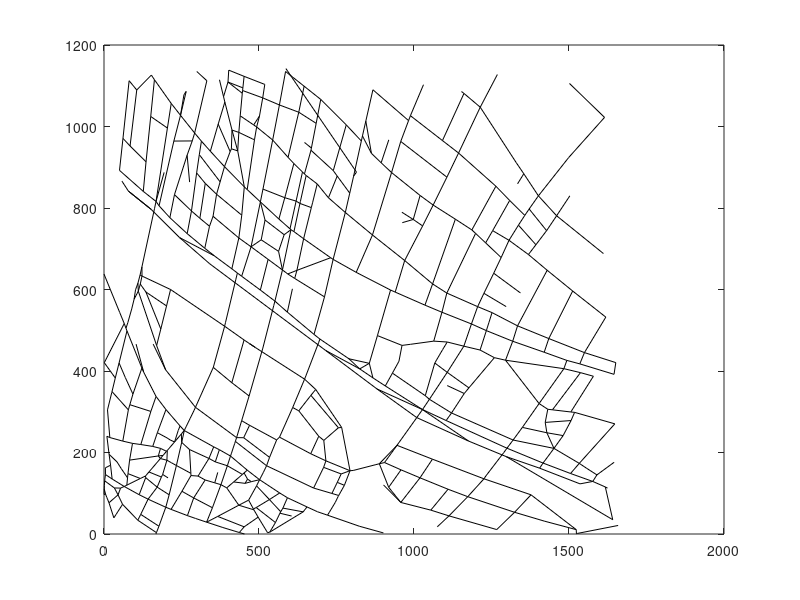

MATLAB code for this plot: (Note: this script raises an error after producing the figure.)
%% NOTE : Je n'utilise MATLAB que depuis 2 mois, 
% je m'excuse d'avance pour la qualité du code et si ce n'est pas optimal

%% Question 1

edges = load('./data/edge.dat');
vertex = load('./data/vertex.dat');

% matrice_adjacence = zeros(size(vertex));
% for i = 1:size(edges)
%    matrice_adjacence(edges(i,2),edges(i,3)) = edges(i,3);
%    matrice_adjacence(edges(i,3),edges(i,2)) = edges(i,3);
% end

%G=graph(matrice_adjacence,string(vertex(:,1)));
%plot(G,'NodeLabel',G.Nodes.Name);

%%%% The problem with the first method is that the graph was built from the
%%%% adjacency matrix, wich is independent from the (X,Y)s of our iterations

for i = 1:size(edges)
   starts = [vertex(edges(i,2),2) vertex(edges(i,3),2)];
   ends = [vertex(edges(i,2),3) vertex(edges(i,3),3)];
   plot(starts,ends,'k')
   hold on
end
text(vertex(:,2),vertex(:,3),string(vertex(:,1)) ,'FontSize',12);

%% Question 2

gps = load('./data/gps.dat');

%hold off
%plot(gps(:,1),gps(:,2),'r');

% Si on essaye de traçer sur la même figure, on a un problème d'affichage
% car on n'a pas le même ordre de grandeur puisque ce sont des données 
% de deux systèmes différents

%figure;
%plot(gps(:,1),gps(:,2),'r');

% Explication : On ne peut pas représenter les deux graphes dans le même
% plot, car on n'est pas dans le même système référentiel.



%% Question 3

% Le référentiel géographique est l’ensemble de "conventions" qui permettent
% d’associer à tout iteration d’une partie de la surface terrestre un iteration
% "unique" sur une carte, et il est donc absolue slon la définition, 
% car il est y a un seul repère pour tout le globe terrestre.
% Donc si chacun s'amuse à utiliser son propre système de coordonnées, 
% sans avoir un terrain standard ou commun, ,on ne pourra plus
% communiquer, c'est pour cela qu'il est plus judicieux de faire le
% recalage dans ce sens.


%% Question 4

% On peut définir le nombre minimum de iteration empriiquement
% pour p=1, on a 4 paramètres à déterminer : a0,a1,b0,b1
% et donc 1 seul iteration de liaison pourrait suffir puisque on aura 4
% équations pour X1, Y1, X1' et Y1'
% pour p=2, on a 6 paramètres à déterminier : a0,a1,a2,b0,b1,b2
% et donc on aura besoin de 2 iterations de liaison minimum qui donneront
% 8 équiations : X1, Y1, X1', Y1', X2, Y2, X2' et Y2'
% pour p=3, 8 paramètres donc minimum 2 iterations
% pour p=4, 10 paramètres min = 3 iterations ( 12 équiations )
% pour p=5, 12 paramètres min = 3 iterations ( 12 )
% pour p=6, 14 paramètres  min = 4 iterations ( 16 )

% Formule générale : nombre minimum = [p/2] ( partie entière de p/2 )


%% Question 5

% Il s'agit de coordonnées géographiques 

%% Question 6

original_links = load('./data/links.dat');

%% Question 7

vertex(:,2)=vertex(:,2)/max(vertex(:,2)); % coordonnées X normalisées 
vertex(:,3)=vertex(:,3)/max(vertex(:,3)); % coordonnées Y normalisées

best_rmse = 0;
for sample_size=20:20  % Le but de cette boucle était pour moi d'essayer différentes tailles de combinaiaons de points de liaisons
for iteration=1:1 % le but de cette boucle était de donner un nombre d'itérations pour chaque taille.
%links(iteration,:) = [];
%test = reshape([35 479 87 123 275 21 449 13 51 163 129 211 184 241 357 70 77 234 17 410],20,1);
%links = original_links(test,:);

links = original_links(randsample(length(original_links),sample_size),:);  % pour essayer les combinaisons de points de liaisons, changer le length(original_links) en length(original)

%% Question 8

% Pour cette question vous trouverez parfois du code commenté pour
% implémenter les matrices séparémment, j'ai essayé les 2 méthodes, et
% j'ai préféré continuer la suite avec une seule matrice A et B.

%X = [a0,a1,a2,a3,b0,b1,b2,b3]';
p=3;
m=size(links,1);

% Ax=ones(m,(p+1));
% for i=1:m
%     Ax(i,2)=vertex(links(i,1),2); % chercher les coordonnées X des iterations de liaison dans la vertex
% end
% Ax(:,3)=Ax(:,2).^(p-1);
% Ax(:,4)=Ax(:,2).^p;
% 
% Ay=ones(m,(p+1));
% for i=1:m
%     Ay(i,2)=vertex(links(i,1),3); % chercher les coordonnées Y des iterations de liaison dans la vertex
% end
% Ay(:,3)=Ay(:,2).^(p-1);
% Ay(:,4)=Ay(:,2).^p;

% Bx=links(:,2); % Les coordonnées X "ground truth"
% By=links(:,3); % Les coordonnées Y "ground truth"


% Pour tester les resultats si on utilise une seule matrice A et B
A=ones(m,2*(p+1));
for i=1:m
    A(i,2)=vertex(links(i,1),2); % chercher les coordonnées X des iterations de liaison dans la vertex
    A(i,2+(p+1))=vertex(links(i,1),3); % chercher les coordonnées Y des iterations de liaison dans la vertex
end
A(:,3:4)=[A(:,2).^(p-1) A(:,2).^(p)];
A(:,7:8)=[A(:,2+(p+1)).^(p-1) A(:,2+(p+1)).^(p)]; 
B=links(:,2:3);

%% Question 9

%Xx=inv(Ax'*Ax)*Ax'*Bx; % estimation des paramètres a0,a1,a2,a3
%Xy=inv(Ay'*Ay)*Ay'*By; % estimation des paramètres b0,b1,b2,b3

% Xx=Ax\Bx; % estimation des paramètres a0,a1,a2,a3
% Xy=Ay\By; % estimation des paramètres b0,b1,b2,b3

%X = inv(A'*A)*A'*B;
X=A\B; % Pour tester les resultats si on utilise une seule matrice X


% % utiliser les paramètres éstimés pour créer la matrice Ax
% newAx = ones(length(vertex),p+1);
% newAx(:,2) = vertex(:,2);
% newAx(:,3) = newAx(:,2).^(p-1);
% newAx(:,4) = newAx(:,2).^(p);
% 
% % utiliser les paramètres éstimés pour créer la matrice Ay
% newAy = ones(length(vertex),p+1);
% newAy(:,2) = vertex(:,3);
% newAy(:,3) = newAy(:,2).^(p-1);
% newAy(:,4) = newAy(:,2).^(p);
% 
% % Pour tester les resultats si on utilise une seule matrice newA
% newA = zeros(length(vertex),2*(p+1));
% newA(1:length(vertex),1:4)=newAx;
% newA(1:length(vertex),5:8)=newAy;

newA = ones(length(vertex),2*(p+1));
newA(:,2)= vertex(:,2);
newA(:,3:4)= [newA(:,2).^(p-1) newA(:,2).^(p)];
newA(:,2+(p+1))= vertex(:,3);
newA(:,7:8)= [newA(:,2+(p+1)).^(p-1) newA(:,2+(p+1)).^(p)];

% % Calcul des nouvelles coordonnées estimées 
% newB2 = zeros(size(vertex));
% newB2(:,1) = vertex(:,1);
% newB2(:,2) = newAx*Xx; % les coordonnées X_chapeau calculées à partir des paramètres estimés
% newB2(:,3) = newAy*Xy; % les coordonnées Y_chapeau calculées à partir des paramètres estimés


% Pour tester les resultats si on utilise une seule matrice newB
newB = zeros(size(vertex));
newB(:,1) = vertex(:,1);
newB(:,2:3)= newA*X;

figure;

for i = 1:size(edges)
   starts = [newB(edges(i,2),2) newB(edges(i,3),2)];
   ends = [newB(edges(i,2),3) newB(edges(i,3),3)];
   plot(starts,ends,'k')
   hold on
end

text(newB(:,2),newB(:,3),string(newB(:,1)) ,'FontSize',8);
plot(gps(:,1),gps(:,2),'r','linewidth',2);
f=gcf;

fname = strcat('results/temp',num2str(sample_size),'_iteration_',num2str(iteration),'.png');
exportgraphics(f,fname,'Resolution',300);
close;

% RMSE 2D

e = links(:,2:3)-newB(links(:,1),2:3);
sqe = e.^2;
mse = mean(sqe(:));
rmse = sqrt(mse);

if iteration==1
    best_rmse = rmse;
elseif rmse <= best_rmse
    best_rmse = rmse;
end

fid = fopen('results/temp.log', 'a');
if fid == -1
  error('Cannot open log file.');
end
fprintf(fid, '\n%s: sample size = %d | iteration = %d | selected points:\n', datestr(now, 0), sample_size,iteration);
fprintf(fid, '%d ', links(:,1));
fprintf(fid, '\nRMSE_2D: %f m\n',rmse);
fclose(fid);

fprintf('\n%s: sample size = %d | iteration = %d | selected points:\n', datestr(now, 0), sample_size,iteration);
fprintf('%d ', links(:,1));
fprintf('\nRMSE_2D: %f m\n',rmse);

end
end

fprintf('\nBest RMSE %f m\n',best_rmse); % Si on veux chercher quelle combinaison de points voir le fichier log.

%% Question 10 - J'utilise une 5-fold cross validation avec une population de taille 168, qui est divisible par 6.

% NOTE : veuillez commenter/décommenter la variable qui convient au
% test que vous voulez effectuer (5-fold ou leave-one-out (LOO))

m = size(original_links,1);
%indices = [1:m/6:5*m/6]; % Pour 5-fold
indices = [1:1:m]; % Pour leave-one-out
best_rmse_CV = 0;

for train_indice=indices
    %test_set = original_links(train_indice:train_indice+(m/6)-1,:); % Pour 5-fold
    test_set = original_links(train_indice,:); % Pour LOO
    train_set = setdiff(original_links,test_set,'rows');
  
    p=3;
    m=size(train_set,1);

    A=ones(m,2*(p+1));
    for i=1:m
        A(i,2)=vertex(train_set(i,1),2); % chercher les coordonnées X des iterations de liaison dans la vertex
        A(i,2+(p+1))=vertex(train_set(i,1),3); % chercher les coordonnées Y des iterations de liaison dans la vertex
    end
    A(:,3:4)=[A(:,2).^(p-1) A(:,2).^(p)];
    A(:,7:8)=[A(:,2+(p+1)).^(p-1) A(:,2+(p+1)).^(p)]; 
    B=train_set(:,2:3);
    
    X=A\B;
    
    % utiliser les paramètres éstimés pour créer la matrice A
    
    newA = ones(size(test_set,1),2*(p+1));
    for i=1:size(test_set,1)
        newA(i,2)=vertex(test_set(i,1),2);
        newA(i,2+(p+1))=vertex(test_set(i,1),3);
    end
    newA(:,3:4)= [newA(:,2).^(p-1) newA(:,2).^(p)];
    newA(:,7:8)= [newA(:,2+(p+1)).^(p-1) newA(:,2+(p+1)).^(p)];
    
    % Pour tester les resultats si on utilise une seule matrice newB
    newB = zeros(size(test_set));
    newB(:,1) = test_set(:,1);
    newB(:,2:3)= newA*X;

    e = test_set(:,2:3)-newB(:,2:3);
    sqe = e.^2;
    mse = mean(sqe(:));
    rmse = sqrt(mse);
    
    
    if train_indice==1
        best_rmse_CV = rmse;
    elseif rmse <= best_rmse_CV
        best_rmse_CV = rmse;
    end

    fid = fopen('results/temp.log', 'a');
    if fid == -1
      error('Cannot open log file.');
    end
    fprintf(fid, '\n%s: fold = %d | test points:\n', datestr(now, 0), ((train_indice-1)*6/length(original_links))+1);
    fprintf(fid, '%d ', test_set(:,1));
    %fprintf(fid, '\nRMSE fold %d: %f m\n',((train_indice-1)*6/length(original_links))+1,rmse); %Pour 5-fold
    fprintf(fid, '\nRMSE fold %d: %f m\n',train_indice,rmse); %Pour LOO
    fclose(fid);

    fprintf('\n%s: fold = %d | test points:\n', datestr(now, 0), ((train_indice-1)*6/length(original_links))+1);
    fprintf('%d ', test_set(:,1));
    %fprintf('\nRMSE fold %d: %f m\n',((train_indice-1)*6/length(original_links))+1,rmse);%Pour 5-fold
    fprintf('\nRMSE fold %d: %f m\n',train_indice,rmse);%Pour LOO

end

fprintf('\nBest RMSE en Cross Validation %f m\n',best_rmse_CV); % Si on veux chercher quelle combinaison de points voir le fichier log.